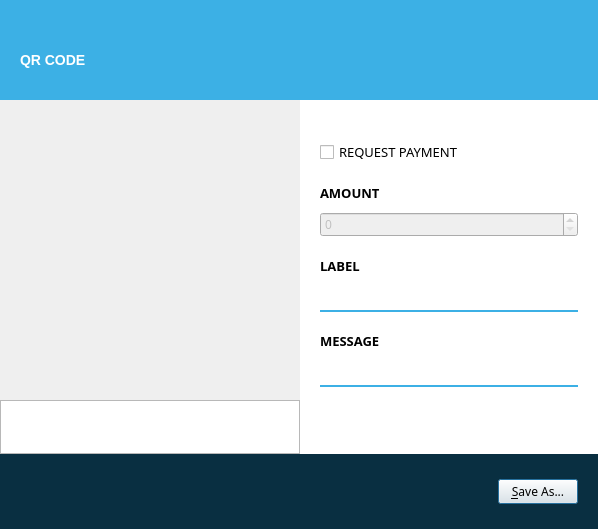
<?xml version="1.0" encoding="UTF-8"?>
<ui version="4.0">
 <class>QRCodeDialog</class>
 <widget class="QDialog" name="QRCodeDialog">
  <property name="geometry">
   <rect>
    <x>0</x>
    <y>0</y>
    <width>598</width>
    <height>529</height>
   </rect>
  </property>
  <property name="windowTitle">
   <string>QR Code Dialog</string>
  </property>
  <property name="styleSheet">
   <string notr="true">#inputWidget { background-color: white; }
QLineEdit { border: none; border-bottom: 2px solid #3cb0e5; padding: 3px 5px; background: transparent; }
QLineEdit:disabled { border-color: #899399; }

QDoubleSpinBox {
    border: none;
	height: 24px;
    border-bottom: 2px solid #3cb0e5;
    padding: 3px 5px;
    background: white;
    outline: none;
    padding-right: 20px;
}

QDoubleSpinBox::up-button {
	subcontrol-origin: margin;
	subcontrol-position: right top;
	width: 15px;
	height: 15px;
	border: none;
    padding-top: 2px;
}

QDoubleSpinBox::down-button {
	subcontrol-origin: margin;
	subcontrol-position: right bottom;
	width: 15px;
	height: 15px;
	border: none;
    padding-bottom: 2px;
}

QDoubleSpinBox::up-arrow {
    image: url(:/icons/material/black/arrow_up);
	width: 20px;
	height: 20px;
}

QDoubleSpinBox::down-arrow {
    image: url(:/icons/material/black/arrow_down);
    width: 20px;
    height: 20px;
}

QValueComboBox {
    border: none;
    border-bottom: 2px solid #3cb0e5;
    padding: 3px 5px;
    height: 24px;
    background: white;
    outline: none;
    padding-right: 5px;
    text-align: right;
    combobox-popup: 0;
}

QValueComboBox:editable {
    background: white;
}

QValueComboBox:on { /* shift the text when the popup opens */
    padding-top: 3px;
    padding-left: 4px;
    padding-right: 15px;
}

QValueComboBox::drop-down {
    subcontrol-origin: margin;
    subcontrol-position: right center;
    width: 15px;
    height: 15px;
    border: none;
}

QValueComboBox::down-arrow {
    image: url(:/icons/material/black/arrow_down);
	width: 20px;
	height: 20px;
}

QValueComboBox::down-arrow:on { /* shift the arrow when popup is open */
    image: url(:/icons/material/black/arrow_up);
	width: 20px;
	height: 20px;
}</string>
  </property>
  <layout class="QVBoxLayout" name="verticalLayout_3">
   <property name="spacing">
    <number>0</number>
   </property>
   <property name="leftMargin">
    <number>0</number>
   </property>
   <property name="topMargin">
    <number>0</number>
   </property>
   <property name="rightMargin">
    <number>0</number>
   </property>
   <property name="bottomMargin">
    <number>0</number>
   </property>
   <item>
    <widget class="QWidget" name="titleWidget" native="true">
     <property name="sizePolicy">
      <sizepolicy hsizetype="Preferred" vsizetype="Fixed">
       <horstretch>0</horstretch>
       <verstretch>0</verstretch>
      </sizepolicy>
     </property>
     <property name="minimumSize">
      <size>
       <width>0</width>
       <height>100</height>
      </size>
     </property>
     <property name="maximumSize">
      <size>
       <width>16777215</width>
       <height>100</height>
      </size>
     </property>
     <property name="styleSheet">
      <string notr="true">#titleWidget { background-color: #3cb0e5; } QLabel { color: white; }</string>
     </property>
     <layout class="QHBoxLayout" name="titleWidgetLayout" stretch="1,0">
      <property name="spacing">
       <number>0</number>
      </property>
      <property name="leftMargin">
       <number>20</number>
      </property>
      <property name="topMargin">
       <number>50</number>
      </property>
      <property name="rightMargin">
       <number>20</number>
      </property>
      <property name="bottomMargin">
       <number>30</number>
      </property>
      <item>
       <widget class="QLabel" name="titleLabel">
        <property name="styleSheet">
         <string notr="true">#titleLabel { text-transform: uppercase; font-family: 'Montserrat'; font-size: 14px; font-weight: bold; }</string>
        </property>
        <property name="text">
         <string>QR CODE</string>
        </property>
       </widget>
      </item>
      <item>
       <widget class="QLabel" name="titleIcon">
        <property name="text">
         <string/>
        </property>
        <property name="pixmap">
         <pixmap resource="../bitcoin.qrc">:/icons/material/white/qrcode</pixmap>
        </property>
       </widget>
      </item>
     </layout>
    </widget>
   </item>
   <item>
    <layout class="QHBoxLayout" name="horizontalLayout" stretch="1,1">
     <property name="spacing">
      <number>0</number>
     </property>
     <item>
      <layout class="QVBoxLayout" name="verticalLayout">
       <property name="spacing">
        <number>0</number>
       </property>
       <item>
        <widget class="QLabel" name="lblQRCode">
         <property name="sizePolicy">
          <sizepolicy hsizetype="Expanding" vsizetype="Expanding">
           <horstretch>0</horstretch>
           <verstretch>0</verstretch>
          </sizepolicy>
         </property>
         <property name="minimumSize">
          <size>
           <width>300</width>
           <height>300</height>
          </size>
         </property>
         <property name="maximumSize">
          <size>
           <width>300</width>
           <height>300</height>
          </size>
         </property>
         <property name="textFormat">
          <enum>Qt::PlainText</enum>
         </property>
         <property name="alignment">
          <set>Qt::AlignCenter</set>
         </property>
         <property name="wordWrap">
          <bool>true</bool>
         </property>
        </widget>
       </item>
       <item>
        <widget class="QPlainTextEdit" name="outUri">
         <property name="sizePolicy">
          <sizepolicy hsizetype="Expanding" vsizetype="Minimum">
           <horstretch>0</horstretch>
           <verstretch>0</verstretch>
          </sizepolicy>
         </property>
         <property name="minimumSize">
          <size>
           <width>0</width>
           <height>50</height>
          </size>
         </property>
         <property name="tabChangesFocus">
          <bool>true</bool>
         </property>
         <property name="textInteractionFlags">
          <set>Qt::TextSelectableByKeyboard|Qt::TextSelectableByMouse</set>
         </property>
        </widget>
       </item>
      </layout>
     </item>
     <item>
      <widget class="QWidget" name="inputWidget" native="true">
       <layout class="QVBoxLayout" name="verticalLayout_2">
        <property name="spacing">
         <number>20</number>
        </property>
        <property name="leftMargin">
         <number>20</number>
        </property>
        <property name="topMargin">
         <number>40</number>
        </property>
        <property name="rightMargin">
         <number>20</number>
        </property>
        <property name="bottomMargin">
         <number>40</number>
        </property>
        <item>
         <widget class="QCheckBox" name="chkReqPayment">
          <property name="enabled">
           <bool>true</bool>
          </property>
          <property name="font">
           <font>
            <family>Montserrat</family>
            <pointsize>10</pointsize>
            <weight>50</weight>
            <bold>false</bold>
           </font>
          </property>
          <property name="text">
           <string>REQUEST PAYMENT</string>
          </property>
         </widget>
        </item>
        <item>
         <layout class="QVBoxLayout" name="amountLayout">
          <property name="spacing">
           <number>10</number>
          </property>
          <item>
           <widget class="QLabel" name="amountLabel">
            <property name="sizePolicy">
             <sizepolicy hsizetype="Preferred" vsizetype="Maximum">
              <horstretch>0</horstretch>
              <verstretch>0</verstretch>
             </sizepolicy>
            </property>
            <property name="font">
             <font>
              <family>Montserrat</family>
              <pointsize>10</pointsize>
              <weight>75</weight>
              <bold>true</bold>
             </font>
            </property>
            <property name="text">
             <string>AMOUNT</string>
            </property>
            <property name="textFormat">
             <enum>Qt::PlainText</enum>
            </property>
            <property name="alignment">
             <set>Qt::AlignLeading|Qt::AlignLeft|Qt::AlignVCenter</set>
            </property>
            <property name="buddy">
             <cstring>amount</cstring>
            </property>
           </widget>
          </item>
          <item>
           <widget class="BitcoinAmountField" name="amount">
            <property name="enabled">
             <bool>false</bool>
            </property>
            <property name="minimumSize">
             <size>
              <width>80</width>
              <height>0</height>
             </size>
            </property>
            <property name="font">
             <font>
              <family>Open Sans</family>
             </font>
            </property>
           </widget>
          </item>
         </layout>
        </item>
        <item>
         <layout class="QVBoxLayout" name="labelLayout">
          <property name="spacing">
           <number>10</number>
          </property>
          <item>
           <widget class="QLabel" name="labelLabel">
            <property name="font">
             <font>
              <family>Montserrat</family>
              <pointsize>10</pointsize>
              <weight>75</weight>
              <bold>true</bold>
             </font>
            </property>
            <property name="text">
             <string>LABEL</string>
            </property>
            <property name="textFormat">
             <enum>Qt::PlainText</enum>
            </property>
            <property name="alignment">
             <set>Qt::AlignLeading|Qt::AlignLeft|Qt::AlignVCenter</set>
            </property>
            <property name="buddy">
             <cstring>label</cstring>
            </property>
           </widget>
          </item>
          <item>
           <widget class="QLineEdit" name="label">
            <property name="font">
             <font>
              <family>Open Sans</family>
             </font>
            </property>
           </widget>
          </item>
         </layout>
        </item>
        <item>
         <layout class="QVBoxLayout" name="messageLayout">
          <property name="spacing">
           <number>10</number>
          </property>
          <item>
           <widget class="QLabel" name="messageLabel">
            <property name="font">
             <font>
              <family>Montserrat</family>
              <pointsize>10</pointsize>
              <weight>75</weight>
              <bold>true</bold>
             </font>
            </property>
            <property name="text">
             <string>MESSAGE</string>
            </property>
            <property name="textFormat">
             <enum>Qt::PlainText</enum>
            </property>
            <property name="alignment">
             <set>Qt::AlignLeading|Qt::AlignLeft|Qt::AlignVCenter</set>
            </property>
            <property name="buddy">
             <cstring>message</cstring>
            </property>
           </widget>
          </item>
          <item>
           <widget class="QLineEdit" name="message">
            <property name="font">
             <font>
              <family>Open Sans</family>
             </font>
            </property>
           </widget>
          </item>
         </layout>
        </item>
        <item>
         <spacer name="verticalSpacer">
          <property name="orientation">
           <enum>Qt::Vertical</enum>
          </property>
          <property name="sizeHint" stdset="0">
           <size>
            <width>20</width>
            <height>40</height>
           </size>
          </property>
         </spacer>
        </item>
       </layout>
      </widget>
     </item>
    </layout>
   </item>
   <item>
    <widget class="QWidget" name="buttonWidget" native="true">
     <property name="sizePolicy">
      <sizepolicy hsizetype="Preferred" vsizetype="Fixed">
       <horstretch>0</horstretch>
       <verstretch>0</verstretch>
      </sizepolicy>
     </property>
     <property name="minimumSize">
      <size>
       <width>0</width>
       <height>75</height>
      </size>
     </property>
     <property name="maximumSize">
      <size>
       <width>16777215</width>
       <height>75</height>
      </size>
     </property>
     <property name="styleSheet">
      <string notr="true">#buttonWidget { background-color: #092f41; } #titleWidget, #bodyWidget { background-color: white; }

QLineEdit { border: none; border-bottom: 2px solid #3cb0e5; padding: 3px 5px; background: transparent; } QLineEdit:disabled { border-color: #899399; }</string>
     </property>
     <layout class="QHBoxLayout" name="buttonWidgetLayout">
      <property name="spacing">
       <number>15</number>
      </property>
      <property name="leftMargin">
       <number>20</number>
      </property>
      <property name="topMargin">
       <number>20</number>
      </property>
      <property name="rightMargin">
       <number>20</number>
      </property>
      <property name="bottomMargin">
       <number>20</number>
      </property>
      <item>
       <spacer name="horizontalSpacer">
        <property name="orientation">
         <enum>Qt::Horizontal</enum>
        </property>
        <property name="sizeHint" stdset="0">
         <size>
          <width>40</width>
          <height>20</height>
         </size>
        </property>
       </spacer>
      </item>
      <item>
       <widget class="QCustomButton" name="saveButton">
        <property name="font">
         <font>
          <family>Montserrat</family>
         </font>
        </property>
        <property name="text">
         <string>&amp;Save As...</string>
        </property>
        <property name="icon">
         <iconset resource="../bitcoin.qrc">
          <normaloff>:/icons/material/white/check</normaloff>:/icons/material/white/check</iconset>
        </property>
       </widget>
      </item>
     </layout>
    </widget>
   </item>
  </layout>
 </widget>
 <customwidgets>
  <customwidget>
   <class>QCustomButton</class>
   <extends>QPushButton</extends>
   <header>qcustombutton.h</header>
  </customwidget>
  <customwidget>
   <class>BitcoinAmountField</class>
   <extends>QSpinBox</extends>
   <header>bitcoinamountfield.h</header>
   <container>1</container>
  </customwidget>
 </customwidgets>
 <resources>
  <include location="../bitcoin.qrc"/>
 </resources>
 <connections>
  <connection>
   <sender>chkReqPayment</sender>
   <signal>clicked(bool)</signal>
   <receiver>amount</receiver>
   <slot>setEnabled(bool)</slot>
   <hints>
    <hint type="sourcelabel">
     <x>92</x>
     <y>285</y>
    </hint>
    <hint type="destinationlabel">
     <x>98</x>
     <y>311</y>
    </hint>
   </hints>
  </connection>
 </connections>
</ui>
